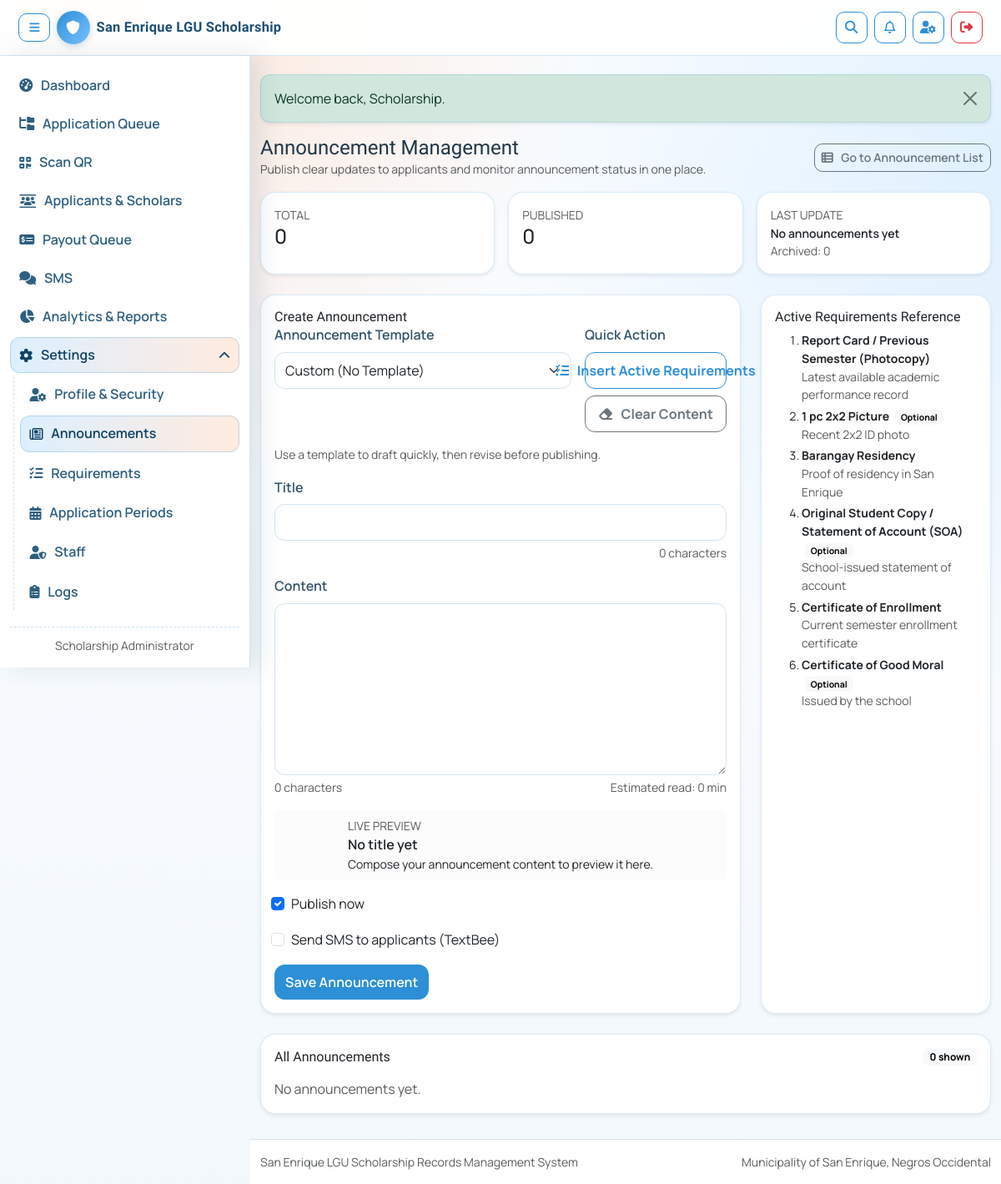
The app's page /admin-only/announcements.php (signed in), older data.
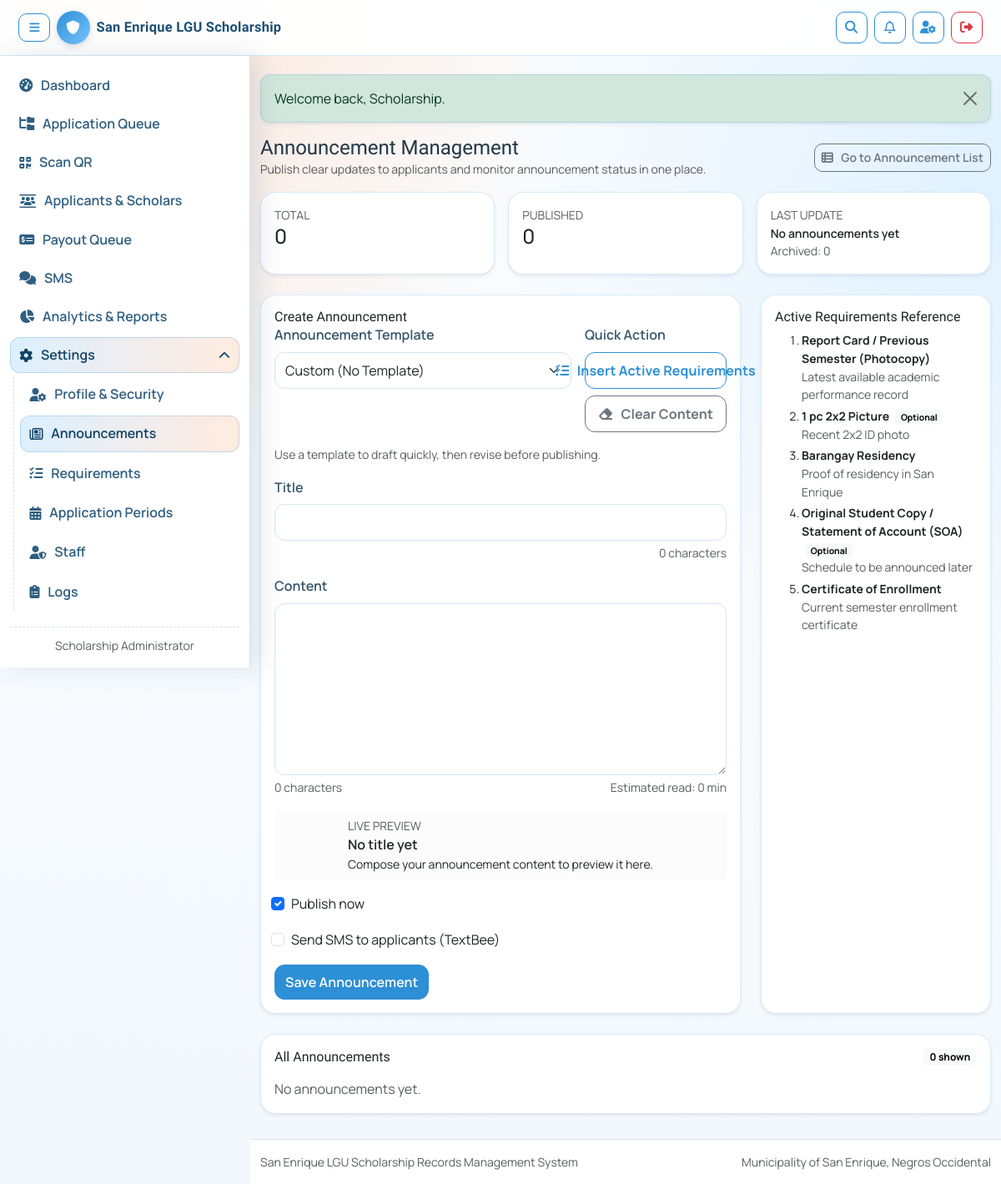
The same page, newer data.
### tables this page shows
CREATE TABLE IF NOT EXISTS requirement_templates (
    id INT UNSIGNED AUTO_INCREMENT PRIMARY KEY,
    requirement_name VARCHAR(180) NOT NULL,
    description VARCHAR(255) NULL,
    applicant_type ENUM('new','renew') NULL,
    school_type ENUM('public','private') NULL,
    is_required TINYINT(1) NOT NULL DEFAULT 1,
    is_active TINYINT(1) NOT NULL DEFAULT 1,
    sort_order INT NOT NULL DEFAULT 100,
    created_at TIMESTAMP DEFAULT CURRENT_TIMESTAMP
);

### includes/functions.php (called while the page is built, shortened)
<?php
function e(string $value): string
{
    return htmlspecialchars($value, ENT_QUOTES, 'UTF-8');
}

### config/database.php (called while the page is built, shortened)
<?php
if (!function_exists('env_value')) {
    function env_value(string $key, mixed $default = null): mixed
    {
        $value = getenv($key);
        if ($value === false || $value === '') {
            return $default;
        }
        return $value;
    }
}
$dbHost = (string) env_value('DB_HOST', '127.0.0.1');
$dbUser = (string) env_value('DB_USER', 'root');
$dbPass = (string) env_value('DB_PASS', '');
$dbName = (string) env_value('DB_NAME', 'lgu_scholarship');
$dbPort = (int) env_value('DB_PORT', 3306);
$dbSocket = env_value('DB_SOCKET', null);
$conn = @new mysqli($dbHost, $dbUser, $dbPass, $dbName, $dbPort, $dbSocket ? (string) $dbSocket : null);
$dbConnected = !$conn->connect_errno;
function db_ready(): bool
{
    global $dbConnected;
    return (bool) $dbConnected;
}

### admin-only/announcements.php (the view, shortened to what the rows shown need)
<?php
$conn = $GLOBALS['conn'] ?? null;
$requirementTemplates = [];
$editAnnouncement = null;
if (db_ready()) {
    $requirementsSql = "SELECT requirement_name, description, is_required
                        FROM requirement_templates
                        WHERE is_active = 1
                        ORDER BY sort_order ASC, id ASC";
    $requirementsResult = $conn->query($requirementsSql);
    if ($requirementsResult instanceof mysqli_result) {
        $requirementTemplates = $requirementsResult->fetch_all(MYSQLI_ASSOC);
    }
}
$isEditMode = is_array($editAnnouncement);
$formModeTitle = $isEditMode ? 'Edit Announcement' : 'Create Announcement';
include __DIR__ . '/../includes/header.php';
?>
<div class="d-flex justify-content-between align-items-center mb-3 flex-wrap gap-2">
    <div>
        <h1 class="h4 m-0">Announcement Management</h1>
    </div>
</div>
<div class="row g-4 mb-4">
    <div class="col-12 col-xl-8">
        <div class="card card-soft shadow-sm announcement-create-card h-100">
            <div class="card-body">
                <div class="d-flex justify-content-between align-items-start gap-2 flex-wrap">
                    <h2 class="h6 mb-0" id="announcement-form"><?= e($formModeTitle) ?></h2>
                </div>
            </div>
        </div>
    </div>
    <div class="col-12 col-xl-4">
        <div class="card card-soft shadow-sm announcement-requirements-card h-100">
            <div class="card-body">
                <h2 class="h6 mb-2">Active Requirements Reference</h2>
                <?php if (!$requirementTemplates): ?>
                    <p class="text-muted mb-0">No active requirements found.</p>
                <?php else: ?>
                    <ol class="mb-0 small">
                        <?php foreach ($requirementTemplates as $req): ?>
                            <li class="mb-1">
                                <strong><?= e((string) ($req['requirement_name'] ?? 'Requirement')) ?></strong>
                                <?php if ((int) ($req['is_required'] ?? 1) === 0): ?>
                                    <span class="badge text-bg-light ms-1">Optional</span>
                                <?php endif; ?>
                                <?php if (trim((string) ($req['description'] ?? '')) !== ''): ?>
                                    <div class="text-muted"><?= e((string) $req['description']) ?></div>
                                <?php endif; ?>
                            </li>
                        <?php endforeach; ?>
                    </ol>
                <?php endif; ?>
            </div>
        </div>
    </div>
</div>
<div class="card card-soft shadow-sm" id="announcement-list">
    <div class="card-body">
        <div class="d-flex justify-content-between align-items-center flex-wrap gap-2 mb-3">
            <h2 class="h6 mb-0">All Announcements</h2>
        </div>
    </div>
</div>
<?php include __DIR__ . '/../includes/footer.php'; ?>

Row changes from the older to the newer data that the page shows:
removed requirement_templates: requirement_name "Certificate of Good Moral", is_required "Optional", description "Issued by the school"
changed requirement_templates "Original Student Copy / Statement of Account (SOA)": description "School-issued statement of account" → "Schedule to be announced later"
